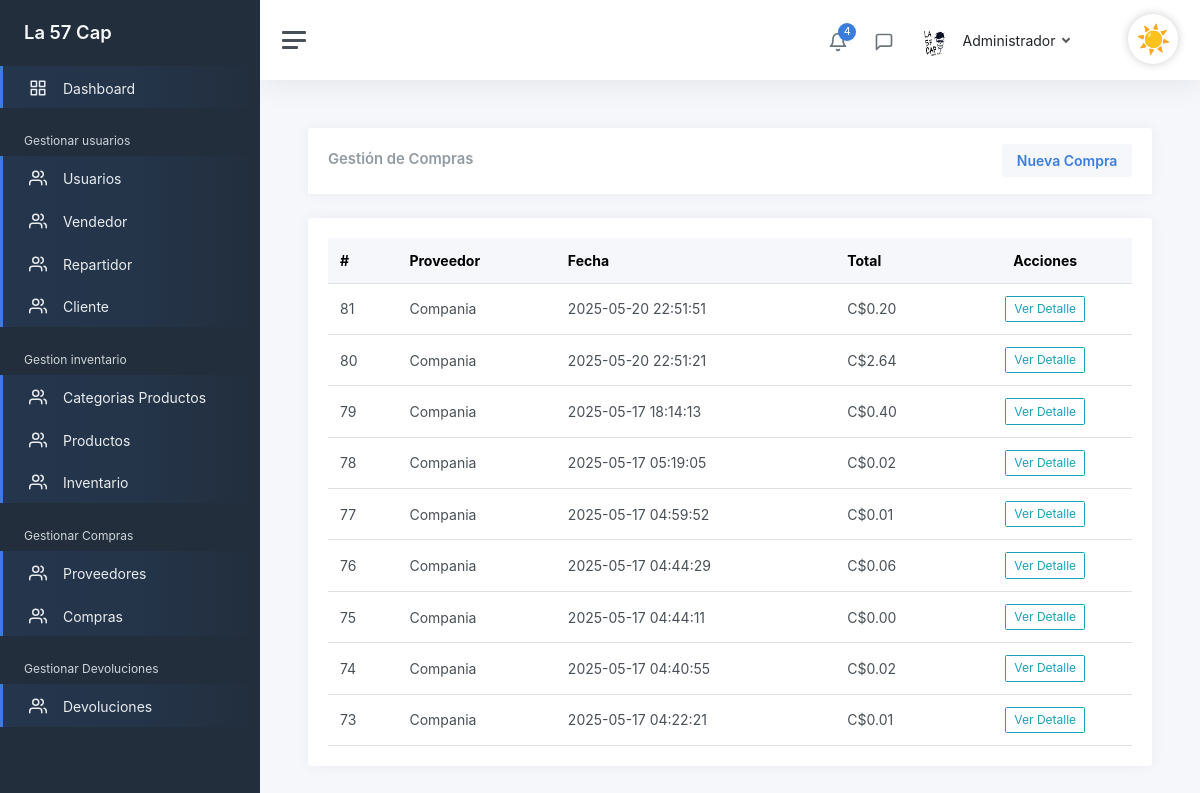
Page /admin/GestionarCompras (signed in) on the committed database.
### tables this page shows
CREATE TABLE `compras`  (
  `idCompras` int(0) NOT NULL AUTO_INCREMENT,
  `fecha_compra` datetime(0) NOT NULL,
  `total_compra` decimal(10, 2) NOT NULL,
  `observaciones` varchar(200) NULL DEFAULT NULL,
  `Proveedores_idProveedores` int(0) NOT NULL,
  `eliminado` tinyint(0) NULL DEFAULT 0,
  PRIMARY KEY (`idCompras`) USING BTREE,
  INDEX `fk_Compras_Proveedores1_idx`(`Proveedores_idProveedores`) USING BTREE,
  CONSTRAINT `fk_Compras_Proveedores1` FOREIGN KEY (`Proveedores_idProveedores`) REFERENCES `proveedores` (`idProveedores`) ON DELETE RESTRICT ON UPDATE RESTRICT
);

CREATE TABLE `proveedores`  (
  `idProveedores` int(0) NOT NULL AUTO_INCREMENT,
  `nombre_empresa` varchar(100) NULL DEFAULT NULL,
  `contacto` varchar(100) NULL DEFAULT NULL,
  `telefono` varchar(20) NULL DEFAULT NULL,
  `direccion` varchar(200) NULL DEFAULT NULL,
  `nacionalidad` varchar(255) NULL DEFAULT NULL,
  `eliminado` tinyint(0) NULL DEFAULT 0,
  PRIMARY KEY (`idProveedores`) USING BTREE
);

### controllers/CompraController.php (called while the page is built, shortened)
<?php
class CompraController
{
    public static function GestionarCompras(Router $router)
    {
        $compras = Compra::obtenerTodasConProveedor();
        $router->renderAdmin('Admin/compras/GestionarCompras', [
            'titulo' => 'Gestión de Compras',
            'compras' => $compras
        ]);
    }
}

### public/index.php (called while the page is built, shortened)
<?php
$router = new Router();
$router->get('/login', [LoginController::class, 'login']);
$router->post('/login', [LoginController::class, 'login']);
$router->get('/logout', [LoginController::class, 'logout']);
$router->get('/olvide-cuenta', [UsuarioController::class, 'olvide']);
$router->post('/olvide-cuenta', [UsuarioController::class, 'olvide']);
$router->get('/recuperar-cuenta', [UsuarioController::class, 'recuperar']);
$router->post('/recuperar-cuenta', [UsuarioController::class, 'recuperar']);
$router->get('/confirmar-cuenta', [UsuarioController::class, 'confirmarCuenta']);
$router->post('/confirmar-cuenta', [UsuarioController::class, 'confirmarCuenta']);
$router->get('/crear-cuenta', [RegistroController::class, 'crearCuenta']);
$router->post('/crear-cuenta', [RegistroController::class, 'crearCuenta']);
$router->get('/mensaje-confirmacion', [RegistroController::class, 'mensajeConfirmacion']);
$router->get('/reenviar-confirmacion', [RegistroController::class, 'reenviarConfirmacion']);
$router->post('/reenviar-confirmacion', [RegistroController::class, 'reenviarConfirmacion']);
$router->get('/', [LandingController::class, 'index']);
$router->get('/cliente/pedidos', [ClientePanelController::class, 'pedidos']);
$router->get('/cliente/devolucion', [ClienteController::class, 'solicitarDevolucion']);
$router->post('/cliente/devolucion', [ClienteController::class, 'registrarDevolucion']);
$router->post('/cliente/devolucion/guardar', [ClienteController::class, 'guardarDevolucion']);
$router->get('/tienda', [TiendaController::class, 'shop']);
$router->post('/tienda', fn: [TiendaController::class, 'shop']);
$router->get('/producto', [ProductoController::class, 'ver']);
$router->get('/carrito', [CarritoController::class, 'mostrar']);
$router->get('/carrito/agregar', [CarritoController::class, 'agregar']);
$router->get('/carrito/eliminar', [CarritoController::class, 'eliminar']);
$router->post('/carrito/actualizar', [CarritoController::class, 'actualizar']);
$router->get('/checkout', [CheckoutController::class, 'mostrar']);
$router->post('/checkout/confirmar', [CheckoutController::class, 'confirmar']);
$router->get('/checkout/exito', [CheckoutController::class, 'exito']);
$router->get('/cliente/pedido', [ClienteController::class, 'pedido']);
$router->get('/SobreNosotros', [LandingController::class, 'about']);
$router->get('/Contactanos', [LandingController::class, 'contact']);
$router->get('/admin', [AdminController::class, 'Admin']);
$router->post('/admin', [AdminController::class, 'Admin']);
$router->get('/admin/GestionarUsuario', [UsuarioController::class, 'GestionarUsuario']);
$router->post('/admin/GestionarUsuario', [UsuarioController::class, 'GestionarUsuario']);
$router->get('/admin/CrearUsuario', [UsuarioController::class, 'crearUsuario']);
$router->post('/admin/CrearUsuario', [UsuarioController::class, 'crearUsuario']);
$router->get('/admin/ActualizarUsuario', [UsuarioController::class, 'ActualizarUsuario']);
$router->post('/admin/ActualizarUsuario', [UsuarioController::class, 'ActualizarUsuario']);
$router->get('/admin/EliminarUsuario', [UsuarioController::class, 'EliminarUsuario']);
$router->post('/admin/EliminarUsuario', [UsuarioController::class, 'EliminarUsuario']);
$router->get('/admin/Dashboard', [DashBoardController::class, 'Dashboard']);
$router->post('/admin/Dashboard', [DashBoardController::class, 'Dashboard']);
$router->get('/admin/GestionarCliente', [ClienteController::class, 'GestionarCliente']);
$router->post('/admin/GestionarCliente', [ClienteController::class, 'GestionarCliente']);
$router->get('/admin/GestionarVendedores', [VendedorController::class, 'GestionarVendedores']);
$router->post('/admin/GestionarVendedores', [VendedorController::class, 'GestionarVendedores']);
$router->get('/admin/CrearVendedor', [VendedorController::class, 'crearvendedor']);
$router->post('/admin/CrearVendedor', [VendedorController::class, 'crearvendedor']);
$router->get('/admin/ActualizarVendedor', [VendedorController::class, 'ActualizarVendedor']);
$router->post('/admin/ActualizarVendedor', [VendedorController::class, 'ActualizarVendedor']);
$router->post('/admin/EliminarVendedor', [VendedorController::class, 'EliminarVendedor']);
$router->get('/admin/GestionarRepartidor', [RepartidorControllers::class, 'GestionarRepartidores']);
$router->post('/admin/GestionarRepartidor', [RepartidorControllers::class, 'GestionarRepartidores']);
$router->get('/admin/CrearRepartidor', [RepartidorControllers::class, 'CrearRepartidor']);
$router->post('/admin/CrearRepartidor', [RepartidorControllers::class, 'CrearRepartidor']);
$router->get('/admin/ActualizarRepartidor', [RepartidorControllers::class, 'ActualizarRepartidor']);
$router->post('/admin/ActualizarRepartidor', [RepartidorControllers::class, 'ActualizarRepartidor']);
$router->post('/admin/EliminarRepartidor', [RepartidorControllers::class, 'EliminarRepartidor']);
$router->get('/admin/GestionarProveedores', [ProveedorController::class, 'GestionarProveedores']);
$router->post('/admin/GestionarProveedores', [ProveedorController::class, 'GestionarProveedores']);
$router->get('/admin/CrearProveedor', [ProveedorController::class, 'CrearProveedor']);
$router->post('/admin/CrearProveedor', [ProveedorController::class, 'CrearProveedor']);
$router->get('/admin/ActualizarProveedor', [ProveedorController::class, 'ActualizarProveedor']);
$router->post('/admin/ActualizarProveedor', [ProveedorController::class, 'ActualizarProveedor']);
$router->post('/admin/EliminarProveedor', [ProveedorController::class, 'EliminarProveedor']);
$router->get('/admin/GestionarCategoriaProducto', [CategoriaProductoController::class, 'GestionarCategorias']);
$router->post('/admin/GestionarCategoriaProducto', [CategoriaProductoController::class, 'GestionarCategorias']);
$router->get('/admin/CrearCategoriaProducto', [CategoriaProductoController::class, 'CrearCategoria']);
$router->post('/admin/CrearCategoriaProducto', [CategoriaProductoController::class, 'CrearCategoria']);
$router->get('/admin/ActualizarCategoriaProducto', [CategoriaProductoController::class, 'ActualizarCategoria']);
$router->post('/admin/ActualizarCategoriaProducto', [CategoriaProductoController::class, 'ActualizarCategoria']);
$router->post('/admin/EliminarCategoriaProducto', [CategoriaProductoController::class, 'EliminarCategoria']);
$router->get('/admin/GestionarProducto', [ProductoController::class, 'GestionarProductos']);
$router->post('/admin/GestionarProducto', [ProductoController::class, 'GestionarProductos']);
$router->get('/admin/CrearProducto', [ProductoController::class, 'CrearProducto']);
$router->post('/admin/CrearProducto', [ProductoController::class, 'CrearProducto']);
$router->get('/admin/ActualizarProducto', [ProductoController::class, 'ActualizarProducto']);
$router->post('/admin/ActualizarProducto', [ProductoController::class, 'ActualizarProducto']);
$router->post('/admin/EliminarProducto', [ProductoController::class, 'EliminarProducto']);
$router->get('/admin/GenerarCodigoBarras', [ProductoController::class, 'VerCodigoBarras']);
$router->get('/admin/DescargarCodigoBarras', [ProductoController::class, 'DescargarCodigoBarras']);
$router->get('/admin/VerProducto', [ProductoController::class, 'VerProducto']);
$router->get('/admin/InventarioGeneral', [InventarioController::class, 'GestionarInventario']);
$router->get('/admin/GestionarCompras', [CompraController::class, 'GestionarCompras']);
$router->get('/admin/CrearCompra', [CompraController::class, 'CrearCompra']);
$router->post('/admin/CrearCompra', [CompraController::class, 'CrearCompra']);
$router->get('/admin/DetalleCompra', [CompraController::class, 'VerDetalleCompra']);
$router->get('/admin/devoluciones', [DevolucionController::class, 'gestionar']);
$router->get('/admin/devoluciones/detalle', [DevolucionController::class, 'detalle']);
$router->post('/admin/devoluciones/aprobar', [DevolucionController::class, 'aprobar']);
$router->post('/admin/devoluciones/rechazar', [DevolucionController::class, 'rechazar']);
$router->post('/admin/devoluciones/visitar-tienda', [DevolucionController::class, 'visitarTienda']);
$router->get('/Vendedor', [VendedorController::class, 'Vendedor']);
$router->get('/vendedor/realizar-venta', [VendedorController::class, 'realizarVenta']);
$router->post('/vendedor/realizar-venta', [VendedorController::class, 'realizarVenta']);
$router->get('/api/producto', [ApiVentaController::class, 'buscar']);
$router->get('/Repartidor', [RepartidorControllers::class, 'Repartidor']);
$router->comprobarRutas();

### models/Compra.php (called while the page is built, shortened)
<?php
class Compra extends ActiveRecord
{
    public static function obtenerTodasConProveedor()
    {
        $query = "SELECT
                c.*,
                p.nombre_empresa
              FROM compras c
              LEFT JOIN proveedores p ON c.Proveedores_idProveedores = p.idProveedores
              WHERE c.eliminado = 0
              ORDER BY c.idCompras DESC";
        $resultado = self::$db->query($query);
        $compras = [];
        while ($registro = $resultado->fetch_object()) {
            $compras[] = $registro;
        }
        return $compras;
    }
}

### includes/funciones.php (called while the page is built, shortened)
<?php
function s($html): string
{
    $s = htmlspecialchars($html);
    return $s;
}

### views/Admin/compras/GestionarCompras.php (the view)
<div class="card">
    <div class="card-header d-flex justify-content-between align-items-center">
        <h2 class="card-title mb-0">Gestión de Compras</h2>
        <a href="/admin/CrearCompra" class="btn btn-light text-primary fw-bold">Nueva Compra</a>
    </div>
</div>
<div class="card mt-3">
    <div class="card-body">
        <div class="table-responsive">
            <table class="table table-hover mb-0">
                <thead class="table-light">
                    <tr>
                        <th>#</th>
                        <th>Proveedor</th>
                        <th>Fecha</th>
                        <th>Total</th>
                        <th class="text-center">Acciones</th>
                    </tr>
                </thead>
                <tbody>
                    <?php foreach ($compras as $compra): ?>
                        <tr>
                            <td><?= s($compra->idCompras) ?></td>
                            <td><?= s($compra->nombre_empresa ?? '—') ?></td>
                            <td><?= s($compra->fecha_compra) ?></td>
                            <td>C$<?= number_format($compra->total_compra, 2) ?></td>
                            <td class="text-center">
                                <a href="/admin/DetalleCompra?id=<?= s($compra->idCompras) ?>" class="btn btn-sm btn-outline-info">Ver Detalle</a>
                            </td>
                        </tr>
                    <?php endforeach; ?>
                </tbody>
            </table>
        </div>
    </div>
</div>

### rows in the picture
compras: idCompras "81", Proveedores_idProveedores.nombre_empresa "Compania", fecha_compra "2025-05-20 22:51:51", total_compra "0.20"
compras: idCompras "80", Proveedores_idProveedores.nombre_empresa "Compania", fecha_compra "2025-05-20 22:51:21", total_compra "2.64"
compras: idCompras "79", Proveedores_idProveedores.nombre_empresa "Compania", fecha_compra "2025-05-17 18:14:13", total_compra "0.40"
compras: idCompras "78", Proveedores_idProveedores.nombre_empresa "Compania", fecha_compra "2025-05-17 05:19:05", total_compra "0.02"
compras: idCompras "77", Proveedores_idProveedores.nombre_empresa "Compania", fecha_compra "2025-05-17 04:59:52", total_compra "0.01"
compras: idCompras "76", Proveedores_idProveedores.nombre_empresa "Compania", fecha_compra "2025-05-17 04:44:29", total_compra "0.06"
compras: idCompras "75", Proveedores_idProveedores.nombre_empresa "Compania", fecha_compra "2025-05-17 04:44:11", total_compra "0.00"
compras: idCompras "74", Proveedores_idProveedores.nombre_empresa "Compania", fecha_compra "2025-05-17 04:40:55", total_compra "0.02"
compras: idCompras "73", Proveedores_idProveedores.nombre_empresa "Compania", fecha_compra "2025-05-17 04:22:21", total_compra "0.01"

### other values in the picture
$nombreUsuario "Administrador"
